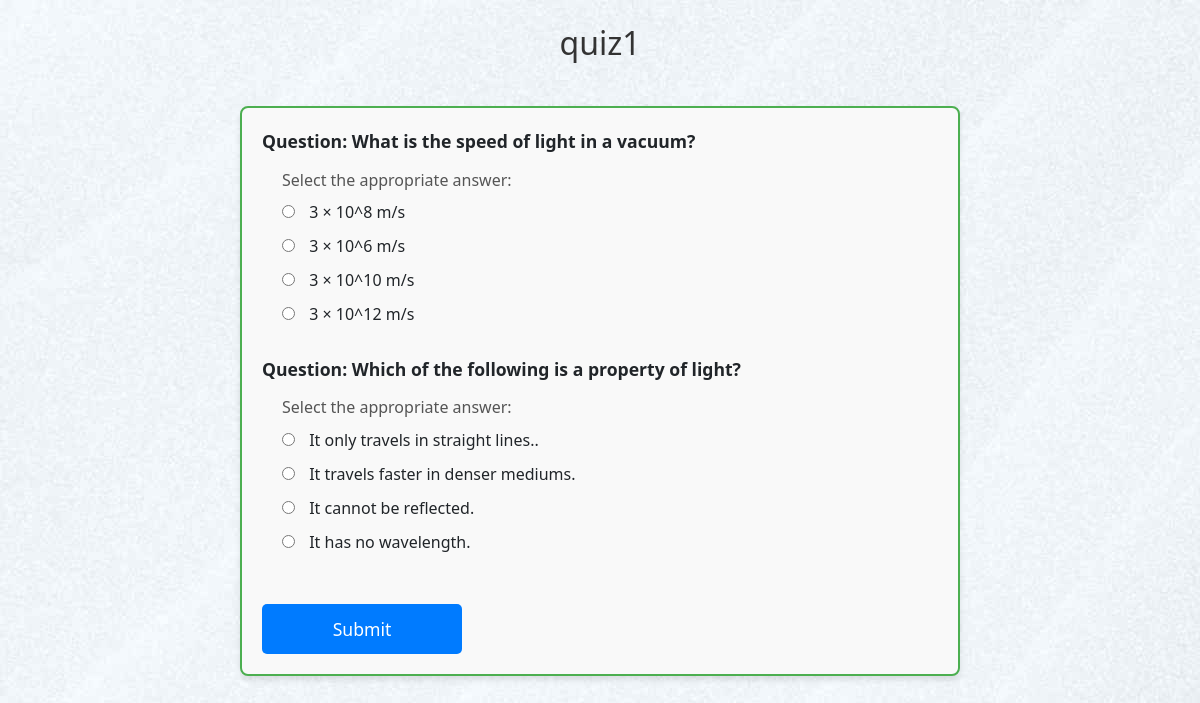
The app's page /quiz/1 (signed in) with its own data.
### models/models.py (models this page shows)
class Quiz(db.Model):
    __tablename__ = "quiz"
    id = db.Column(db.Integer, primary_key=True)
    name = db.Column(db.String(100), nullable=False)
    chapter_id = db.Column(db.Integer, db.ForeignKey('chapter.id'), nullable=False)
    date_of_quiz = db.Column(db.DateTime, nullable=False, default=datetime.utcnow)
    time_duration = db.Column(db.String(5), nullable=True)  # hh:mm format
    remarks = db.Column(db.Text)
    questions = db.relationship('Question', backref='quiz', lazy=True, cascade='all, delete')

class Question(db.Model):
    __tablename__ = "question"
    id = db.Column(db.Integer, primary_key=True)
    quiz_id = db.Column(db.Integer, db.ForeignKey('quiz.id'), nullable=False)
    chapter_id = db.Column(db.Integer, db.ForeignKey('chapter.id'), nullable=False)  # Add this line
    question_statement = db.Column(db.Text, nullable=False)
    option_1 = db.Column(db.String(255), nullable=False)
    option_2 = db.Column(db.String(255), nullable=False)
    option_3 = db.Column(db.String(255), nullable=False)
    option_4 = db.Column(db.String(255), nullable=False)
    correct_option = db.Column(db.Integer, nullable=False)  # 1, 2, 3, or 4

### controllers/routes.py (the view, shortened to what this page needs)
@app.route('/quiz/<int:quiz_id>', methods=['GET', 'POST'])
@authcheck
def submit_quiz(quiz_id):
    quiz = Quiz.query.get_or_404(quiz_id)
    questions = Question.query.filter_by(quiz_id=quiz_id).all()
    return render_template('quiz.html', quiz=quiz, questions=questions)

### controllers/routes.py (called while the page is built)
def authcheck(func):
    @wraps(func)
    def wrapper(*args, **kwargs):
        if 'user_id' not in session:
            flash('Please login to access this page')
            return redirect(url_for('login'))
        return func(*args, **kwargs)
    return wrapper

### templates/quiz.html (shortened to what this page needs)
{% extends "layout.html" %}
{% block content %}
<br>
<h1>{{ quiz.name }}</h1>
<br>
<form method="POST" class="formquiz" action="{{url_for('submit_quiz', quiz_id=quiz.id)}}">
    {% for question in questions %}
        <div class="question-block">
            <p><strong>Question:</strong> {{ question.question_statement }}</p>
            <div class="options">
                <h6>Select the appropriate answer:</h6>
                <input type="radio" name="question_{{ question.id }}" value="1" id="q{{ question.id }}_1">
                <label for="q{{ question.id }}_1">{{ question.option_1 }}</label><br>
                <input type="radio" name="question_{{ question.id }}" value="2" id="q{{ question.id }}_2">
                <label for="q{{ question.id }}_2">{{ question.option_2 }}</label><br>
                <input type="radio" name="question_{{ question.id }}" value="3" id="q{{ question.id }}_3">
                <label for="q{{ question.id }}_3">{{ question.option_3 }}</label><br>
                <input type="radio" name="question_{{ question.id }}" value="4" id="q{{ question.id }}_4">
                <label for="q{{ question.id }}_4">{{ question.option_4 }}</label><br>
            </div>
        </div>
    {% endfor %}
    <button type="submit" class="btn btn-primary" onclick="return confirm('Submit quiz? This action cannot be undone.');">Submit</button>
</form>
{% endblock %}

### templates/quiz.html (style rules this page uses)
h1 { text-align: center; font-size: 2em; color: #333; margin-bottom: 20px; }
.formquiz { margin: 0 auto; width: 60%; border: 2px solid #4CAF50; padding: 20px; background-color: #f9f9f9; border-radius: 8px; box-shadow: 0 4px 6px rgba(0, 0, 0, 0.1); }
.question-block { margin-bottom: 20px; }
.question-block p { font-size: 1.1em; font-weight: bold; }
.options { margin-top: 10px; padding-left: 20px; }
.options input[type="radio"] { margin-right: 10px; }
.options label { font-size: 1em; cursor: pointer; margin-bottom: 10px; }
h6 { font-size: 1em; color: #555; margin-bottom: 10px; }
.btn-primary { background-color: #007BFF; color: white; border: none; padding: 12px 25px; font-size: 1.1em; border-radius: 5px; cursor: pointer; transition: background-color 0.3s; width: 100%; max-width: 200px; margin-top: 20px; }

### records on screen
Quiz: name "quiz1"
Question: question_statement "What is the speed of light in a vacuum?", option_1 "3 × 10^8 m/s", option_2 "3 × 10^6 m/s", option_3 "3 × 10^10 m/s", option_4 "3 × 10^12 m/s"
Question: question_statement "Which of the following is a property of light?", option_1 "It only travels in straight lines..", option_2 "It travels faster in denser mediums.", option_3 "It cannot be reflected.", option_4 "It has no wavelength."
